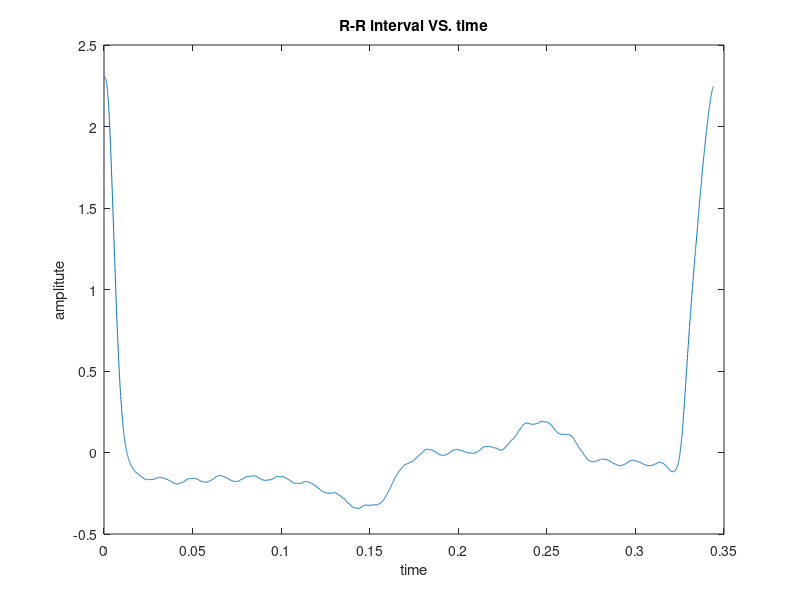

Source code (MATLAB): (Note: this script raises an error after producing the figure.)
clear all;
close all;
clc;

%% plot EKG data and count waves number

load('EKGdata2.mat');
t = EKGdata2(:,1);
data = EKGdata2(:,end);

plot(t,data)
xlim([min(t) max(t)])
xlabel('time')
ylabel('amplitute')
title('EKGdatda VS. time')


a=find(data(:,1)>1.5);
diffa = diff(a);
index = find(diffa~=1);
number = length(index)+1;


%% plot R-R interval data

new_t = t(3452:10335,1);
new_t = new_t-min(new_t);
new_data = data(3452:10335,1);
plot(new_t,new_data);
xlabel('time')
ylabel('amplitute')
title('R-R interval VS. time')


%% fourier series fitting

[Xk,f0,Series] = cefsekg(new_data,24,new_t);

subplot(311)
plot(new_t,new_data)
hold on
plot(new_t,Series)
xlabel('time')
ylabel('amplitute')
title('EKGdatda VS. time')
legend('Signal','FourierSeries')



L = length(Xk);
Xk_mag = zeros(1,L);
Xk_ang = zeros(1,L);

for i=1:1:L
    Xk_mag(1,i) = abs(Xk(1,i));
    Xk_ang(1,i) = angle(Xk(1,i));
end   

k0 = -24:1:24;
subplot(312)
plot(k0*f0,Xk_mag,'*');
xlabel('frequency/[Hz]')
ylabel('Amplitute')
title('|X[k]|')

subplot(313)
plot(k0*f0,Xk_ang,'*');
xlabel('frequency/[Hz]')
ylabel('Angle')
title('<X[k]')


%% calculate error

error = 0;
for i=1:1:L
    error = ( error+( Xk_mag(1,i)-Xk(1,i) )^2) /L ;
end


%% supress 60Hz signal 

% [Xk_de,f0,Series_de] = cefsekg(new_data,25,new_t);
% plot(new_t,new_data)
% hold on
% plot(new_t,Series)
% hold on
% plot(new_t,Series_de)
% xlabel('time')
% ylabel('amplitute')
% title('EKG')
% legend('EKG signal','with 60Hz','without 60Hz')

%%

[Xk,f0,Series] = cefsekg(new_data,24,new_t);

noise = Xk(1,26)*exp(2*pi*j*21*f0*t)+ Xk(1,4)*exp(2*pi*j*(-21)*f0*t);
Series_de = new_data - noise ;

plot(k0*f0,Series_de,'o');
xlabel('frequency/[Hz]')
ylabel('Amplitute')
title('Denoise')


  